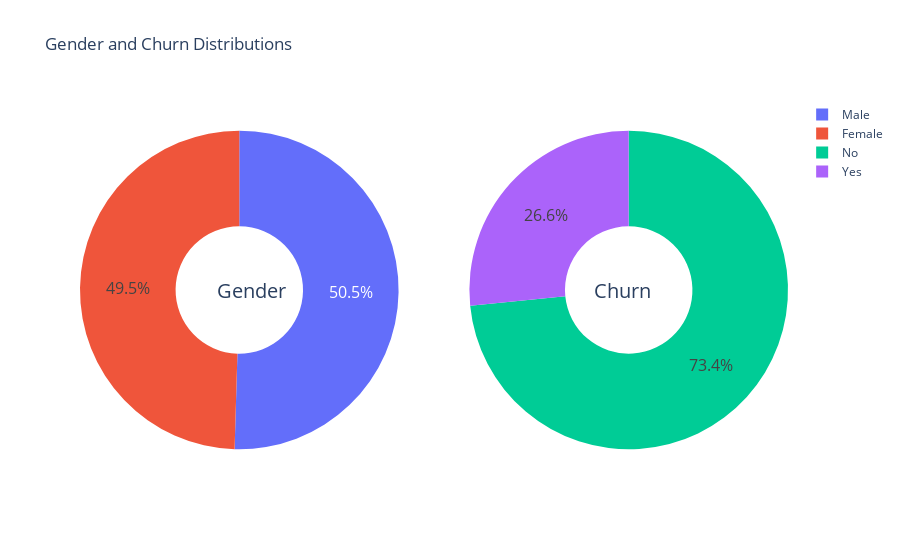

Write notebook code for a chart like this one.
### Markdown cell above
1. Customer Distribution & Churn Rate

### Code cell
# Graph of Gender Distribution &&&& Graph of Churn Distribution
g_labels = ['Male', 'Female']
c_labels = ['No', 'Yes']
# Create subplots: use 'domain' type for Pie subplot
fig = make_subplots(rows=1, cols=2, specs=[[{'type':'domain'}, {'type':'domain'}]])
fig.add_trace(go.Pie(labels=g_labels, values=data['gender'].value_counts(), name="Gender"),
              1, 1)
fig.add_trace(go.Pie(labels=c_labels, values=data['Churn'].value_counts(), name="Churn"),
              1, 2)

# Use `hole` to create a donut-like pie chart
fig.update_traces(hole=.4, hoverinfo="label+percent+name", textfont_size=16)

fig.update_layout(
    title_text="Gender and Churn Distributions",
    # Add annotations in the center of the donut pies.
    annotations=[dict(text='Gender', x=0.19, y=0.5, font_size=20, showarrow=False),
                 dict(text='Churn', x=0.81, y=0.5, font_size=20, showarrow=False)])
fig.show()

### Figure 1 — Plotly figure (JSON) as saved in the notebook; plotly's stock layout.template omitted (floating-point values rounded to 4 significant figures)
{"data": [{"domain": {"x": [0, 0.45], "y": [0, 1]}, "hole": 0.4, "hoverinfo": "label+percent+name", "labels": ["Male", "Female"], "name": "Gender", "textfont": {"size": 16}, "type": "pie", "values": [3549, 3483]}, {"domain": {"x": [0.55, 1], "y": [0, 1]}, "hole": 0.4, "hoverinfo": "label+percent+name", "labels": ["No", "Yes"], "name": "Churn", "textfont": {"size": 16}, "type": "pie", "values": [5163, 1869]}], "layout": {"annotations": [{"font": {"size": 20}, "showarrow": false, "text": "Gender", "x": 0.19, "y": 0.5}, {"font": {"size": 20}, "showarrow": false, "text": "Churn", "x": 0.81, "y": 0.5}], "title": {"text": "Gender and Churn Distributions"}}}
